Frame 1 (no input): blank canvas, image omitted
Frame 60 (the mouse pressed at the canvas centre just before this capture): blank canvas, image omitted
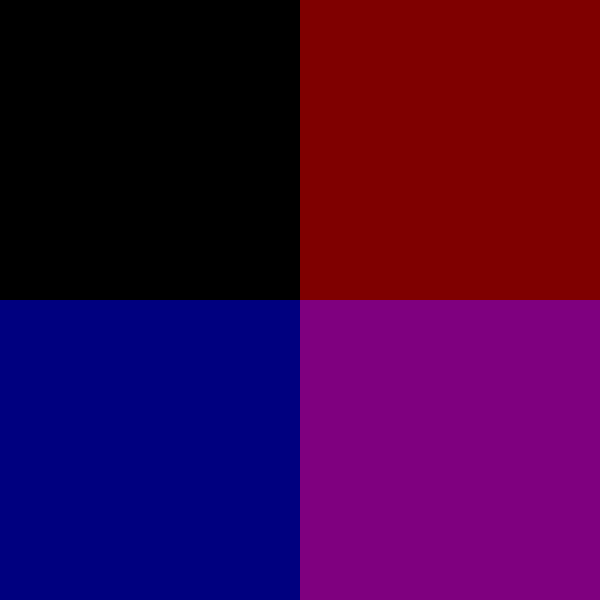
Frame 120 (the mouse held since frame 60 and released just before this capture)

The Processing sketch whose frames 1 and 60 were blank and that drew this single picture after the mouse press (run headless with seeded random() and noise(); from frame 60 on, the mouse is pressed at the canvas centre):

// Processing sketch: nester_forloop
// ── nester_forloop.pde
void setup() {
  size(600, 600);
  noStroke();
}

void draw() {
  background(255);
  // avoid zeros
  if (mouseX > 0 && mouseY > 0) {
    
    // loop thru both X and Y
    for (int x = 0; x < width; x += mouseX) {
      for (int y = 0; y < height; y += mouseY) {
        // create a scaled red color and blue
        float mappedRed = map(x, 0, width, 0, 255);
        float mappedBlue = map(y, 0, height, 0, 255);

        fill(mappedRed, 0, mappedBlue);
        rect(x, y, mouseX, mouseY);
      }
    }
  }
}
